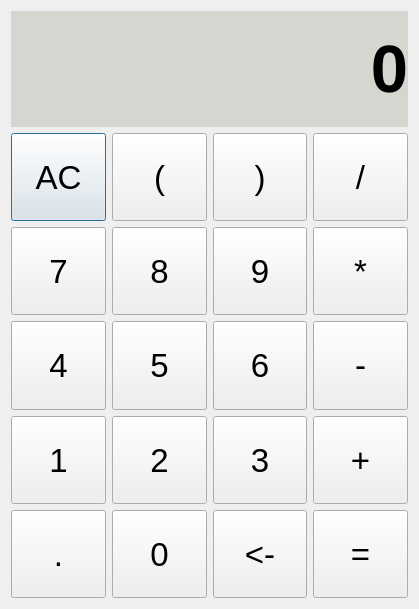
<?xml version="1.0" encoding="UTF-8"?>
<ui version="4.0">
 <class>expr</class>
 <widget class="QDialog" name="expr">
  <property name="enabled">
   <bool>true</bool>
  </property>
  <property name="geometry">
   <rect>
    <x>0</x>
    <y>0</y>
    <width>419</width>
    <height>609</height>
   </rect>
  </property>
  <property name="minimumSize">
   <size>
    <width>419</width>
    <height>609</height>
   </size>
  </property>
  <property name="maximumSize">
   <size>
    <width>419</width>
    <height>609</height>
   </size>
  </property>
  <property name="windowTitle">
   <string>Calculator</string>
  </property>
  <layout class="QHBoxLayout" name="horizontalLayout">
   <property name="sizeConstraint">
    <enum>QLayout::SetNoConstraint</enum>
   </property>
   <item>
    <layout class="QVBoxLayout" name="verticalLayout" stretch="2,8">
     <item>
      <widget class="QLabel" name="lb_display">
       <property name="font">
        <font>
         <pointsize>50</pointsize>
         <weight>75</weight>
         <italic>false</italic>
         <bold>true</bold>
        </font>
       </property>
       <property name="styleSheet">
        <string notr="true">background-color: rgb(211, 215, 207);</string>
       </property>
       <property name="text">
        <string>0</string>
       </property>
       <property name="alignment">
        <set>Qt::AlignRight|Qt::AlignTrailing|Qt::AlignVCenter</set>
       </property>
      </widget>
     </item>
     <item>
      <layout class="QGridLayout" name="gridLayout" rowstretch="0,0,0,0,0">
       <item row="0" column="0">
        <widget class="QPushButton" name="btn_ac">
         <property name="sizePolicy">
          <sizepolicy hsizetype="Expanding" vsizetype="Expanding">
           <horstretch>0</horstretch>
           <verstretch>0</verstretch>
          </sizepolicy>
         </property>
         <property name="font">
          <font>
           <pointsize>25</pointsize>
          </font>
         </property>
         <property name="text">
          <string>AC</string>
         </property>
        </widget>
       </item>
       <item row="0" column="1">
        <widget class="QPushButton" name="btn_l">
         <property name="sizePolicy">
          <sizepolicy hsizetype="Expanding" vsizetype="Expanding">
           <horstretch>0</horstretch>
           <verstretch>0</verstretch>
          </sizepolicy>
         </property>
         <property name="font">
          <font>
           <pointsize>25</pointsize>
          </font>
         </property>
         <property name="text">
          <string>(</string>
         </property>
        </widget>
       </item>
       <item row="0" column="2">
        <widget class="QPushButton" name="btn_r">
         <property name="sizePolicy">
          <sizepolicy hsizetype="Expanding" vsizetype="Expanding">
           <horstretch>0</horstretch>
           <verstretch>0</verstretch>
          </sizepolicy>
         </property>
         <property name="font">
          <font>
           <pointsize>25</pointsize>
          </font>
         </property>
         <property name="text">
          <string>)</string>
         </property>
        </widget>
       </item>
       <item row="0" column="3">
        <widget class="QPushButton" name="btn_div">
         <property name="sizePolicy">
          <sizepolicy hsizetype="Expanding" vsizetype="Expanding">
           <horstretch>0</horstretch>
           <verstretch>0</verstretch>
          </sizepolicy>
         </property>
         <property name="font">
          <font>
           <pointsize>25</pointsize>
          </font>
         </property>
         <property name="text">
          <string>/</string>
         </property>
        </widget>
       </item>
       <item row="1" column="0">
        <widget class="QPushButton" name="btn_7">
         <property name="sizePolicy">
          <sizepolicy hsizetype="Expanding" vsizetype="Expanding">
           <horstretch>0</horstretch>
           <verstretch>0</verstretch>
          </sizepolicy>
         </property>
         <property name="font">
          <font>
           <pointsize>25</pointsize>
          </font>
         </property>
         <property name="text">
          <string>7</string>
         </property>
        </widget>
       </item>
       <item row="1" column="1">
        <widget class="QPushButton" name="btn_8">
         <property name="sizePolicy">
          <sizepolicy hsizetype="Expanding" vsizetype="Expanding">
           <horstretch>0</horstretch>
           <verstretch>0</verstretch>
          </sizepolicy>
         </property>
         <property name="font">
          <font>
           <pointsize>25</pointsize>
          </font>
         </property>
         <property name="text">
          <string>8</string>
         </property>
        </widget>
       </item>
       <item row="1" column="2">
        <widget class="QPushButton" name="btn_9">
         <property name="sizePolicy">
          <sizepolicy hsizetype="Expanding" vsizetype="Expanding">
           <horstretch>0</horstretch>
           <verstretch>0</verstretch>
          </sizepolicy>
         </property>
         <property name="font">
          <font>
           <pointsize>25</pointsize>
          </font>
         </property>
         <property name="text">
          <string>9</string>
         </property>
        </widget>
       </item>
       <item row="1" column="3">
        <widget class="QPushButton" name="btn_mul">
         <property name="sizePolicy">
          <sizepolicy hsizetype="Expanding" vsizetype="Expanding">
           <horstretch>0</horstretch>
           <verstretch>0</verstretch>
          </sizepolicy>
         </property>
         <property name="font">
          <font>
           <pointsize>25</pointsize>
          </font>
         </property>
         <property name="text">
          <string>*</string>
         </property>
        </widget>
       </item>
       <item row="2" column="0">
        <widget class="QPushButton" name="btn_4">
         <property name="sizePolicy">
          <sizepolicy hsizetype="Expanding" vsizetype="Expanding">
           <horstretch>0</horstretch>
           <verstretch>0</verstretch>
          </sizepolicy>
         </property>
         <property name="font">
          <font>
           <pointsize>25</pointsize>
          </font>
         </property>
         <property name="text">
          <string>4</string>
         </property>
        </widget>
       </item>
       <item row="2" column="1">
        <widget class="QPushButton" name="btn_5">
         <property name="sizePolicy">
          <sizepolicy hsizetype="Expanding" vsizetype="Expanding">
           <horstretch>0</horstretch>
           <verstretch>0</verstretch>
          </sizepolicy>
         </property>
         <property name="font">
          <font>
           <pointsize>25</pointsize>
          </font>
         </property>
         <property name="text">
          <string>5</string>
         </property>
        </widget>
       </item>
       <item row="2" column="2">
        <widget class="QPushButton" name="btn_6">
         <property name="sizePolicy">
          <sizepolicy hsizetype="Expanding" vsizetype="Expanding">
           <horstretch>0</horstretch>
           <verstretch>0</verstretch>
          </sizepolicy>
         </property>
         <property name="font">
          <font>
           <pointsize>25</pointsize>
          </font>
         </property>
         <property name="text">
          <string>6</string>
         </property>
        </widget>
       </item>
       <item row="2" column="3">
        <widget class="QPushButton" name="btn_sub_2">
         <property name="sizePolicy">
          <sizepolicy hsizetype="Expanding" vsizetype="Expanding">
           <horstretch>0</horstretch>
           <verstretch>0</verstretch>
          </sizepolicy>
         </property>
         <property name="font">
          <font>
           <pointsize>25</pointsize>
          </font>
         </property>
         <property name="text">
          <string>-</string>
         </property>
        </widget>
       </item>
       <item row="3" column="0">
        <widget class="QPushButton" name="btn_1">
         <property name="sizePolicy">
          <sizepolicy hsizetype="Expanding" vsizetype="Expanding">
           <horstretch>0</horstretch>
           <verstretch>0</verstretch>
          </sizepolicy>
         </property>
         <property name="font">
          <font>
           <pointsize>25</pointsize>
          </font>
         </property>
         <property name="text">
          <string>1</string>
         </property>
        </widget>
       </item>
       <item row="3" column="1">
        <widget class="QPushButton" name="btn_2">
         <property name="sizePolicy">
          <sizepolicy hsizetype="Expanding" vsizetype="Expanding">
           <horstretch>0</horstretch>
           <verstretch>0</verstretch>
          </sizepolicy>
         </property>
         <property name="font">
          <font>
           <pointsize>25</pointsize>
          </font>
         </property>
         <property name="text">
          <string>2</string>
         </property>
        </widget>
       </item>
       <item row="3" column="2">
        <widget class="QPushButton" name="btn_3">
         <property name="sizePolicy">
          <sizepolicy hsizetype="Expanding" vsizetype="Expanding">
           <horstretch>0</horstretch>
           <verstretch>0</verstretch>
          </sizepolicy>
         </property>
         <property name="font">
          <font>
           <pointsize>25</pointsize>
          </font>
         </property>
         <property name="text">
          <string>3</string>
         </property>
        </widget>
       </item>
       <item row="3" column="3">
        <widget class="QPushButton" name="btn_plus">
         <property name="sizePolicy">
          <sizepolicy hsizetype="Expanding" vsizetype="Expanding">
           <horstretch>0</horstretch>
           <verstretch>0</verstretch>
          </sizepolicy>
         </property>
         <property name="font">
          <font>
           <pointsize>25</pointsize>
          </font>
         </property>
         <property name="text">
          <string>+</string>
         </property>
        </widget>
       </item>
       <item row="4" column="0">
        <widget class="QPushButton" name="btn_p2">
         <property name="sizePolicy">
          <sizepolicy hsizetype="Expanding" vsizetype="Expanding">
           <horstretch>0</horstretch>
           <verstretch>0</verstretch>
          </sizepolicy>
         </property>
         <property name="font">
          <font>
           <pointsize>25</pointsize>
          </font>
         </property>
         <property name="text">
          <string>.</string>
         </property>
        </widget>
       </item>
       <item row="4" column="1">
        <widget class="QPushButton" name="btn_0">
         <property name="sizePolicy">
          <sizepolicy hsizetype="Expanding" vsizetype="Expanding">
           <horstretch>0</horstretch>
           <verstretch>0</verstretch>
          </sizepolicy>
         </property>
         <property name="font">
          <font>
           <pointsize>25</pointsize>
          </font>
         </property>
         <property name="text">
          <string>0</string>
         </property>
        </widget>
       </item>
       <item row="4" column="2">
        <widget class="QPushButton" name="btn_p1">
         <property name="sizePolicy">
          <sizepolicy hsizetype="Expanding" vsizetype="Expanding">
           <horstretch>0</horstretch>
           <verstretch>0</verstretch>
          </sizepolicy>
         </property>
         <property name="font">
          <font>
           <pointsize>25</pointsize>
          </font>
         </property>
         <property name="text">
          <string>&lt;-</string>
         </property>
        </widget>
       </item>
       <item row="4" column="3">
        <widget class="QPushButton" name="btn_equal">
         <property name="sizePolicy">
          <sizepolicy hsizetype="Expanding" vsizetype="Expanding">
           <horstretch>0</horstretch>
           <verstretch>0</verstretch>
          </sizepolicy>
         </property>
         <property name="font">
          <font>
           <pointsize>25</pointsize>
          </font>
         </property>
         <property name="text">
          <string>=</string>
         </property>
        </widget>
       </item>
      </layout>
     </item>
    </layout>
   </item>
  </layout>
 </widget>
 <layoutdefault spacing="6" margin="11"/>
 <resources/>
 <connections/>
</ui>
